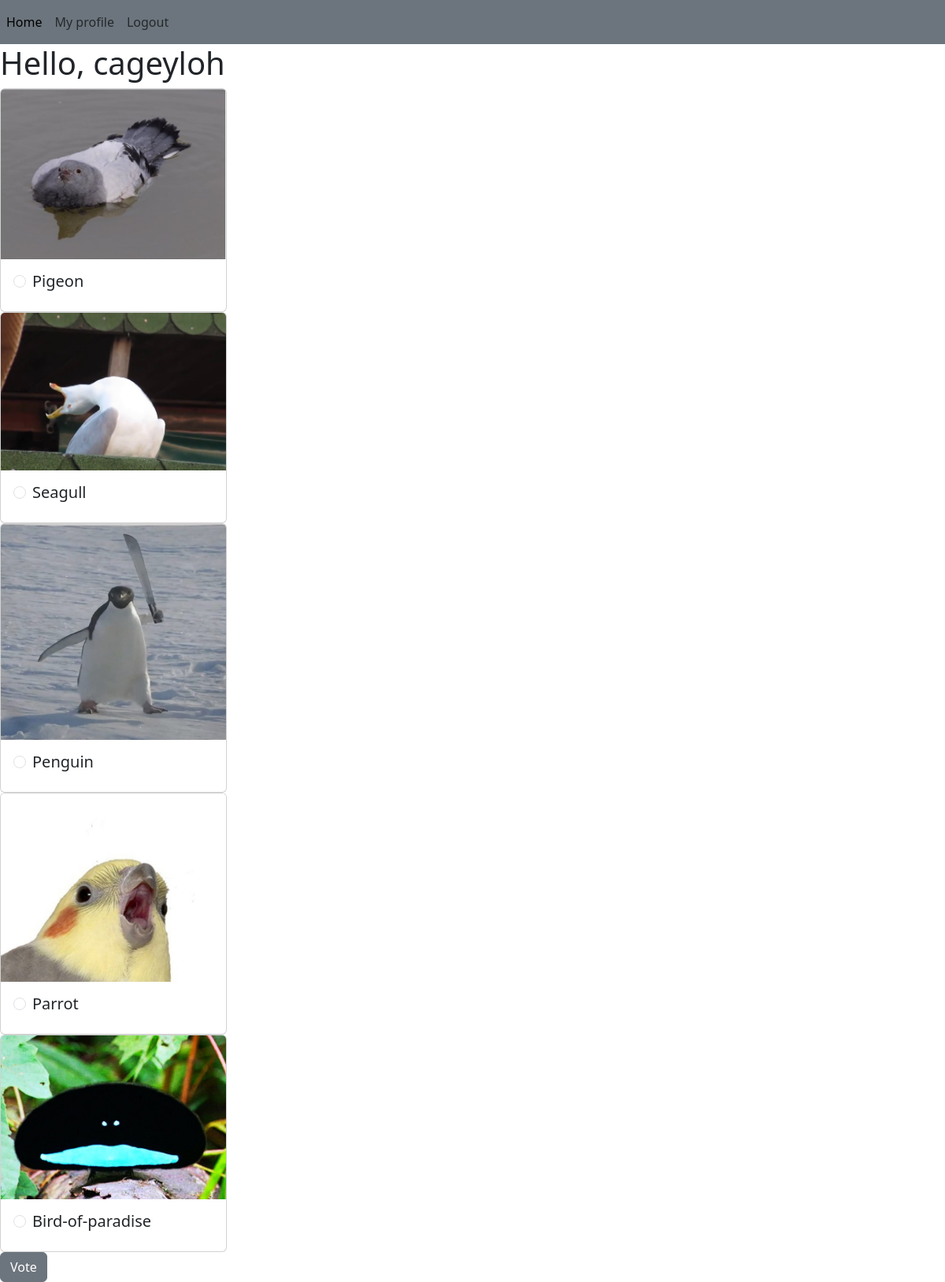
/ (signed in), run on the app's committed database.
### app/models.py (models this page shows, shortened)
class User(db.Model):
    __tablename__ = "users"
    id = db.Column(db.Integer, primary_key=True)
    username = db.Column(db.String(64), unique=True, nullable=False)
    email = db.Column(db.String(320), unique=True, nullable=False)
    password_hash = db.Column(db.String(500), nullable=False)
    vote = db.relationship("Vote", backref="user", uselist=False)
    @property
    def password(self):
        raise AttributeError("password is not a readable attribute")

class Bird(db.Model):
    __tablename__ = "birds"
    id = db.Column(db.Integer, primary_key=True)
    species = db.Column(db.String(64), unique=True, nullable=False)
    info = db.Column(db.Text, nullable=False)
    image_path = db.Column(db.String(256), nullable=False)
    votes = db.relationship("Vote", backref="bird")

### app/main/views.py (the view)
@main.route("/", methods=["GET", "POST"])
def index():
    birds = None
    voted_bird = None
    if session["username"]:
        user_id = User.query.filter_by(username=session["username"]).first().id
        bird = Vote.query.filter_by(user_id=user_id).first()
        if bird:
            bird_id = bird.bird_id
            voted_bird = Bird.query.filter_by(id=bird_id).first()
    birds = Bird.query.all()
    return render_template("index.html", birds=birds, voted_bird=voted_bird)

### app/templates/index.html (shortened to what this page needs)
{% extends "base.html" %}
{% block content %}
    {% if session["username"] %}
        <h1>Hello, {{ session["username"] }}</h1>
    {% else %}
        <h1>Hello, stranger </h1>
    {% endif %}
    {% if session["username"] %}
        {% if not voted_bird %}
            <form action="/vote" method="post">
                {% for bird in birds %}
                <div class="card" style="width: 18rem;">
                    <img src="/static/birds_images/{{ bird.image_path }}" class="card-img-top">
                    <div class="card-body">
                        <div class="form-check">
                            <input class="form-check-input" type="radio" name="vote" id="flexRadioDefault1" value="{{ bird.id }}">
                            <label class="form-check-label" for="flexRadioDefault1">
                                <h5 class="card-title">{{ bird.species }}</h5>
                            </label>
                        </div>
                    </div>
                </div>
                {% endfor %}
                <button type="submit" class="btn btn-secondary">Vote</button>
            </form>
        {% else %}
            <h1>You already voted</h1>
            <h2>You voted for {{ voted_bird.species }}</h2>
        {% endif %}
    {% endif %}
{% endblock %}

### app/templates/base.html (shortened to what this page needs)
{% from 'bootstrap5/nav.html' import render_nav_item %}
<!doctype html>
<html lang="en">
    <head>
        {% block head %}
        {% block styles %}
            {{ bootstrap.load_css() }}
        {% endblock %}
        {% endblock %}
    </head>
    <body>
        {% block navbar %}
        {% from 'bootstrap5/nav.html' import render_nav_item %}
        <nav class="navbar navbar-expand-lg navbar-light bg-secondary">
            <div class="navbar-nav mr-auto">
                {% if session["username"] %}
                    {{ render_nav_item('main.index', 'Home') }}
                    {{ render_nav_item('main.profile', 'My profile', username=session["username"]) }}
                    {{ render_nav_item('auth.logout', 'Logout') }}
                {% else %}
                    {{ render_nav_item('main.index', 'Home') }}
                    {{ render_nav_item('auth.login', 'Login') }}
                    {{ render_nav_item('auth.register', 'Registration') }}
                {% endif %}
            </div>
        </nav>
        {% endblock %}
        {% block content %}{% endblock %}
    </body>
</html>

### data on the page
User: username "cageyloh"
Bird: image_path (picture), species "Pigeon"
Bird: image_path (picture), species "Seagull"
Bird: image_path (picture), species "Penguin"
Bird: image_path (picture), species "Parrot"
Bird: image_path (picture), species "Bird-of-paradise"

### other printed values
{{ render_nav_item('main.index', 'Home') }} "Home"
{{ render_nav_item('auth.logout', 'Logout') }} "Logout"
